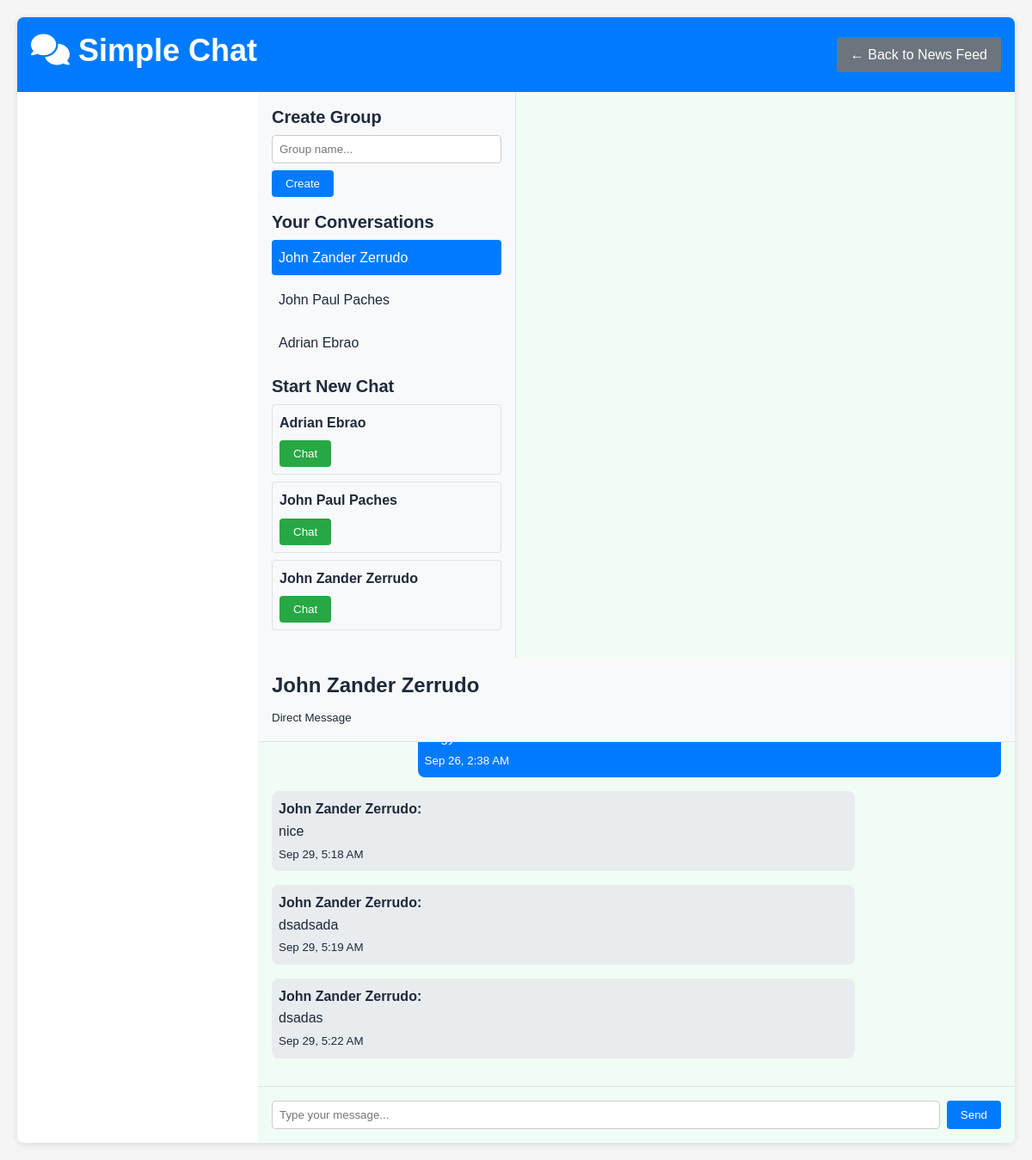
The page /public/chat_simple.php (signed in) on the database as committed earlier.
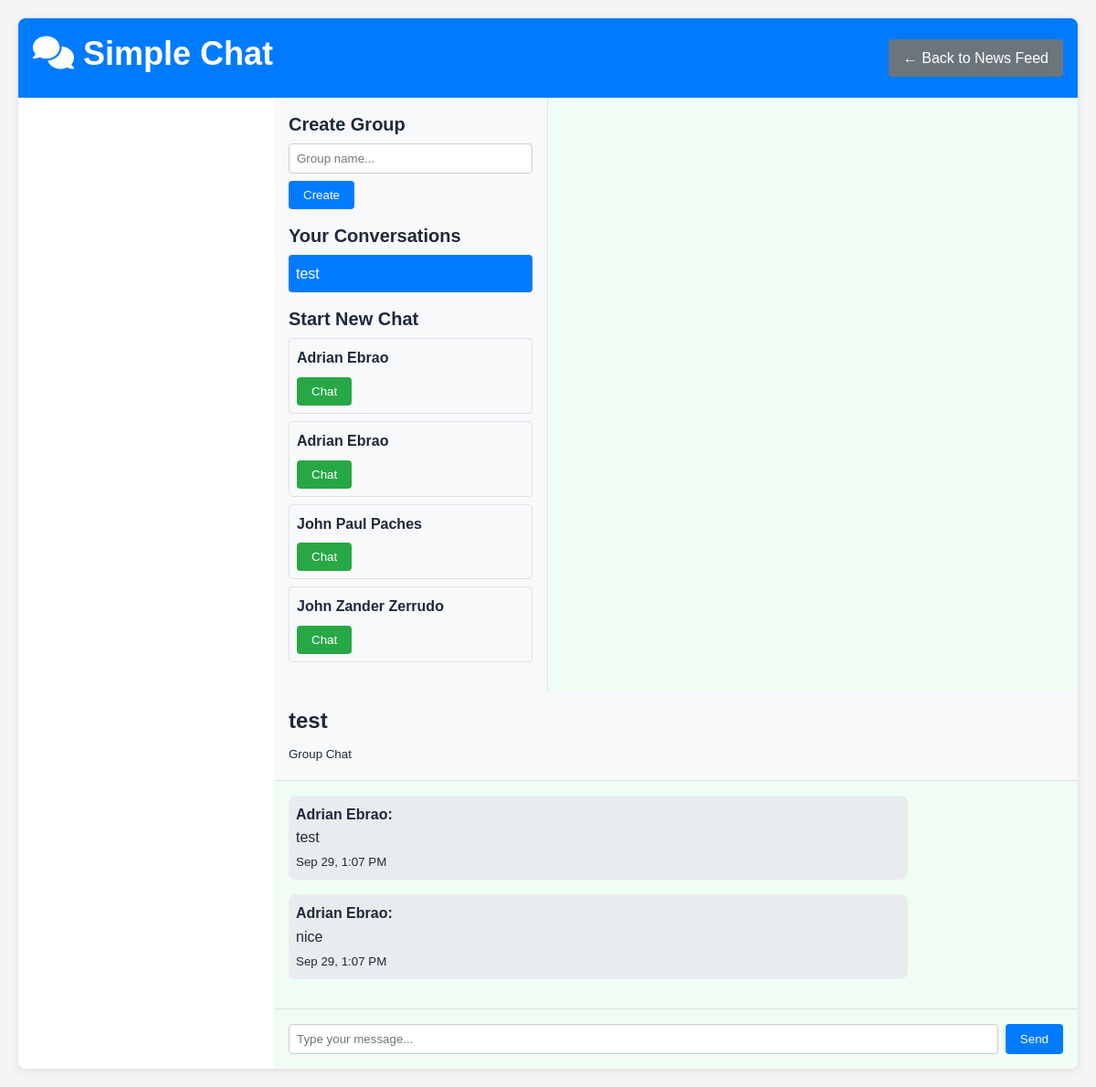
The same page on the database as committed later.
### tables this page shows
CREATE TABLE `chat_rooms` (
  `id` int(10) UNSIGNED NOT NULL,
  `name` varchar(255) DEFAULT NULL,
  `is_group` tinyint(1) NOT NULL DEFAULT 0,
  `created_by` int(10) UNSIGNED DEFAULT NULL,
  `created_at` timestamp NOT NULL DEFAULT current_timestamp()
);

CREATE TABLE `users` (
  `id` int(10) UNSIGNED NOT NULL,
  `name` varchar(100) NOT NULL,
  `email` varchar(150) NOT NULL,
  `password` varchar(255) NOT NULL,
  `role` enum('admin','student','user') NOT NULL DEFAULT 'student',
  `contact_number` varchar(30) DEFAULT NULL,
  `student_id` varchar(20) DEFAULT NULL,
  `date_of_birth` date DEFAULT NULL,
  `gender` enum('male','female','other','prefer_not_to_say') DEFAULT NULL,
  `year_level` enum('1st_year','2nd_year','3rd_year','4th_year','5th_year','graduate') DEFAULT NULL,
  `course` varchar(100) DEFAULT NULL,
  `major` varchar(100) DEFAULT NULL,
  `bio` text DEFAULT NULL,
  `hometown` varchar(100) DEFAULT NULL,
  `interests` text DEFAULT NULL,
  `emergency_contact_name` varchar(100) DEFAULT NULL,
  `emergency_contact_phone` varchar(15) DEFAULT NULL,
  `profile_visibility` enum('public','students_only','private') DEFAULT 'students_only',
  `show_email` tinyint(1) NOT NULL DEFAULT 0,
  `show_contact` tinyint(1) NOT NULL DEFAULT 0,
  `is_online` tinyint(1) NOT NULL DEFAULT 0,
  `created_at` timestamp NOT NULL DEFAULT current_timestamp(),
  `is_blocked` tinyint(1) DEFAULT 0,
  `blocked_at` timestamp NULL DEFAULT NULL,
  `blocked_reason` text DEFAULT NULL
);

CREATE TABLE `messages` (
  `id` int(10) UNSIGNED NOT NULL,
  `chat_id` int(10) UNSIGNED NOT NULL,
  `sender_id` int(10) UNSIGNED NOT NULL,
  `content` text DEFAULT NULL,
  `attachments` longtext DEFAULT NULL CHECK (json_valid(`attachments`)),
  `created_at` timestamp NOT NULL DEFAULT current_timestamp()
);

### src/Controller/ChatController.php (called while the page is built, shortened)
<?php
class ChatController
{
    private $pdo;
    public function __construct($pdo)
    {
        $this->pdo = $pdo;
    }
    public function getMessages($chatId)
    {
        $stmt = $this->pdo->prepare('SELECT m.*, u.name as sender FROM messages m JOIN users u ON m.sender_id = u.id WHERE m.chat_id = :chat_id ORDER BY m.created_at ASC');
        $stmt->execute([':chat_id' => $chatId]);
        return $stmt->fetchAll(PDO::FETCH_ASSOC);
    }
    public function getGroupMessages($groupId)
    {
        return $this->getMessages($groupId);
    }
    public function listUserRooms($userId)
    {
        try {
            $check = $this->pdo->query("SHOW TABLES LIKE 'chat_members'");
            if ($check && $check->rowCount() > 0) {
                $stmt = $this->pdo->prepare('
                    SELECT cr.id, cr.name, cr.is_group, cr.created_at,
                           (SELECT MAX(m2.created_at) FROM messages m2 WHERE m2.chat_id = cr.id) as last_message_at
                    FROM chat_members cm
                    JOIN chat_rooms cr ON cr.id = cm.chat_id
                    WHERE cm.user_id = :uid
                    ORDER BY
                        CASE WHEN last_message_at IS NULL THEN cr.created_at ELSE last_message_at END DESC
                ');
                $stmt->execute([':uid' => $userId]);
                return $stmt->fetchAll(PDO::FETCH_ASSOC);
            }
        } catch (Exception $e) {}
        $stmt = $this->pdo->prepare('
            SELECT cr.id, cr.name, cr.is_group, cr.created_at,
                   (SELECT MAX(m2.created_at) FROM messages m2 WHERE m2.chat_id = cr.id) as last_message_at
            FROM chat_rooms cr
            WHERE cr.created_by = :uid
            ORDER BY
                CASE WHEN last_message_at IS NULL THEN cr.created_at ELSE last_message_at END DESC
        ');
        $stmt->execute([':uid' => $userId]);
        return $stmt->fetchAll(PDO::FETCH_ASSOC);
    }
    public function getAllUsersLite($excludeUserId)
    {
        $stmt = $this->pdo->prepare('SELECT id, name, email FROM users WHERE id <> :id ORDER BY name ASC');
        $stmt->execute([':id' => $excludeUserId]);
        return $stmt->fetchAll(PDO::FETCH_ASSOC);
    }
    public function getRoomTitle($roomId, $currentUserId)
    {
        try {
            $s = $this->pdo->prepare('SELECT name, is_group, created_by FROM chat_rooms WHERE id = :id');
            $s->execute([':id' => $roomId]);
            $r = $s->fetch(PDO::FETCH_ASSOC);
            if ((int)$r['is_group'] === 1) return $r['name'] ?: 'Group';
            $check = $this->pdo->query("SHOW TABLES LIKE 'chat_members'");
            if ($check && $check->rowCount() > 0) {
                $s2 = $this->pdo->prepare('SELECT u.name FROM chat_members cm JOIN users u ON u.id = cm.user_id WHERE cm.chat_id = :chat AND cm.user_id <> :me LIMIT 1');
                $s2->execute([':chat' => $roomId, ':me' => $currentUserId]);
                $o = $s2->fetch(PDO::FETCH_ASSOC);
                if ($o && !empty($o['name'])) {
                    return $o['name'];
                }
            }
            return 'Direct chat';
        } catch (Exception $e) {
            return 'Chat';
        }
    }
}

### public/chat_simple.php (the view, shortened to what the changed rows need)
<?php
require_once '../config/database.php';
require_once __DIR__ . '/../src/Controller/ChatController.php';
$chatController = new ChatController($pdo);
$myRooms = $chatController->listUserRooms($_SESSION['user_id']);
$allUsers = $chatController->getAllUsersLite($_SESSION['user_id']);
$roomId = isset($_GET['room']) ? (int)$_GET['room'] : (isset($myRooms[0]['id']) ? (int)$myRooms[0]['id'] : null);
$messages = $roomId ? $chatController->getGroupMessages($roomId) : [];
$roomTitle = $roomId ? $chatController->getRoomTitle($roomId, $_SESSION['user_id']) : null;
$isGroup = false;
if ($roomId) {
    try {
        $q = $pdo->prepare('SELECT is_group FROM chat_rooms WHERE id = :id');
        $q->execute([':id' => $roomId]);
        $isGroup = (bool)$q->fetchColumn();
    } catch (Exception $e) {
        $isGroup = false;
    }
}
?>
<!DOCTYPE html>
<html lang="en">
<head>
  <link rel="stylesheet" href="assets/style.css">
  <link rel="stylesheet" href="https://cdnjs.cloudflare.com/ajax/libs/font-awesome/6.4.0/css/all.min.css">
</head>
<body>
  <div class="container">
    <div class="header">
      <h1><i class="fas fa-comments"></i> Simple Chat</h1>
    </div>
    <div class="main-content">
      <div class="sidebar">
        <div class="form-group">
          <?php if (empty($myRooms)): ?>
            <p>No conversations yet</p>
          <?php else: ?>
            <?php foreach ($myRooms as $room): ?>
              <div class="conversation <?php echo ($roomId === (int)$room['id']) ? 'active' : ''; ?>">
                <a href="chat_simple.php?room=<?php echo (int)$room['id']; ?>" style="text-decoration: none; color: inherit;">
                  <?php echo htmlspecialchars($chatController->getRoomTitle((int)$room['id'], $_SESSION['user_id'])); ?>
                </a>
              </div>
            <?php endforeach; ?>
          <?php endif; ?>
        </div>
        <div class="form-group">
          <?php if (!empty($allUsers)): ?>
            <?php foreach (array_slice($allUsers, 0, 5) as $user): ?>
              <div class="user-card">
                <strong><?php echo htmlspecialchars($user['name']); ?></strong>
                <form method="POST" style="margin-top: 0.5rem;">
                  <button type="submit" name="start_dm" value="1" class="btn btn-success btn-sm">Chat</button>
                </form>
              </div>
            <?php endforeach; ?>
          <?php else: ?>
            <p>No users available</p>
          <?php endif; ?>
        </div>
      </div>
      <div class="chat-area">
        <?php if ($roomId): ?>
          <div style="padding: 1rem; background: #f8f9fa; border-bottom: 1px solid #dee2e6;">
            <h3><?php echo htmlspecialchars($roomTitle); ?></h3>
            <small><?php echo $isGroup ? 'Group Chat' : 'Direct Message'; ?></small>
          </div>
          <div class="messages" id="messages">
            <?php if (empty($messages)): ?>
              <p style="text-align: center; color: #6c757d;">No messages yet. Start the conversation!</p>
            <?php else: ?>
              <?php foreach ($messages as $message): ?>
                <?php $isMe = $_SESSION['user_id'] == $message['sender_id']; ?>
                <div class="message <?php echo $isMe ? 'own' : 'other'; ?>">
                  <?php if (!$isMe): ?>
                    <strong>
                      <?php
                        try {
                          $senderStmt = $pdo->prepare('SELECT name FROM users WHERE id = :id');
                          $senderStmt->execute([':id' => $message['sender_id']]);
                          $sender = $senderStmt->fetch(PDO::FETCH_ASSOC);
                          echo htmlspecialchars($sender['name'] ?? 'Unknown');
                        } catch (Exception $e) {
                          echo 'Unknown';
                        }
                      ?>:
                    </strong><br>
                  <?php endif; ?>
                  <?php echo nl2br(htmlspecialchars($message['content'])); ?>
                  <br><small><?php echo date('M j, g:i A', strtotime($message['created_at'])); ?></small>
                </div>
              <?php endforeach; ?>
            <?php endif; ?>
          </div>
          <div class="message-input">
            <form method="POST" style="display: flex; gap: 0.5rem;">
              <input type="text" name="message" placeholder="Type your message..." class="form-control" required>
              <button type="submit" name="send" value="1" class="btn btn-primary">Send</button>
            </form>
          </div>
        <?php endif; ?>
      </div>
    </div>
  </div>
</body>
</html>

Rows that differ between the two databases and show on the page:
removed chat_rooms: id.name "John Zander Zerrudo"
removed chat_rooms: id.name "John Paul Paches"
removed chat_rooms: id.name "Adrian Ebrao"
removed messages: created_at "Sep 26, 2:38 AM"
removed messages: sender.name "John Zander Zerrudo", content "nice", created_at "Sep 29, 5:18 AM"
removed messages: sender.name "John Zander Zerrudo", content "dsadsada", created_at "Sep 29, 5:19 AM"
removed messages: sender.name "John Zander Zerrudo", content "dsadas", created_at "Sep 29, 5:22 AM"
added chat_rooms: $chatController->getRoomTitle((int)$room['id'], $_SESSION['user_id']) "test", roomTitle "test"
added users: name "Adrian Ebrao"
added messages: sender.name "Adrian Ebrao", content "test", created_at "Sep 29, 1:07 PM"
added messages: sender.name "Adrian Ebrao", content "nice", created_at "Sep 29, 1:07 PM"
Other text that changed with them:
text no longer shown: "Direct Message"
text now shown: "Group Chat"
